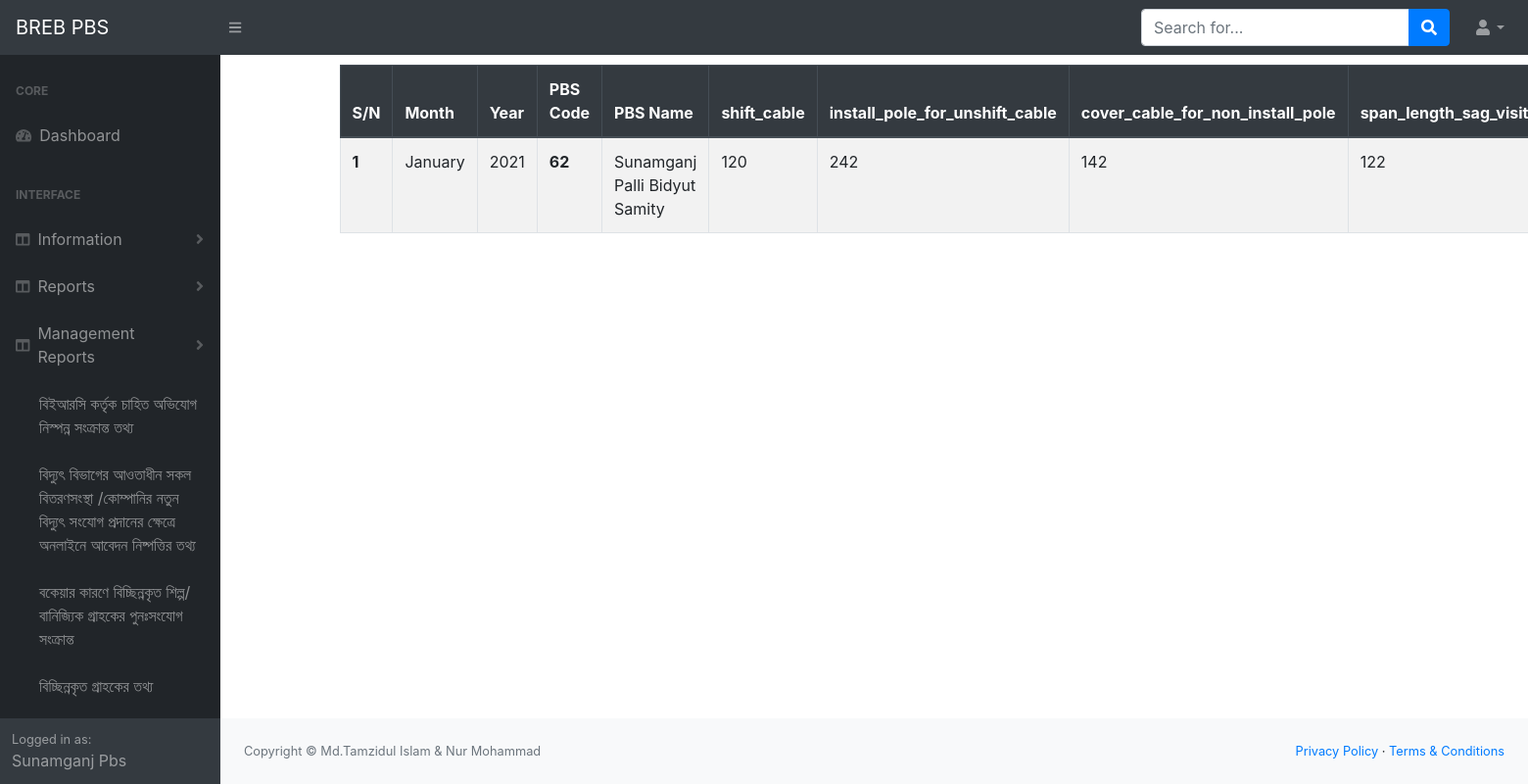
/my-actin-against-accident (signed in), run on an earlier commit of the app's database.
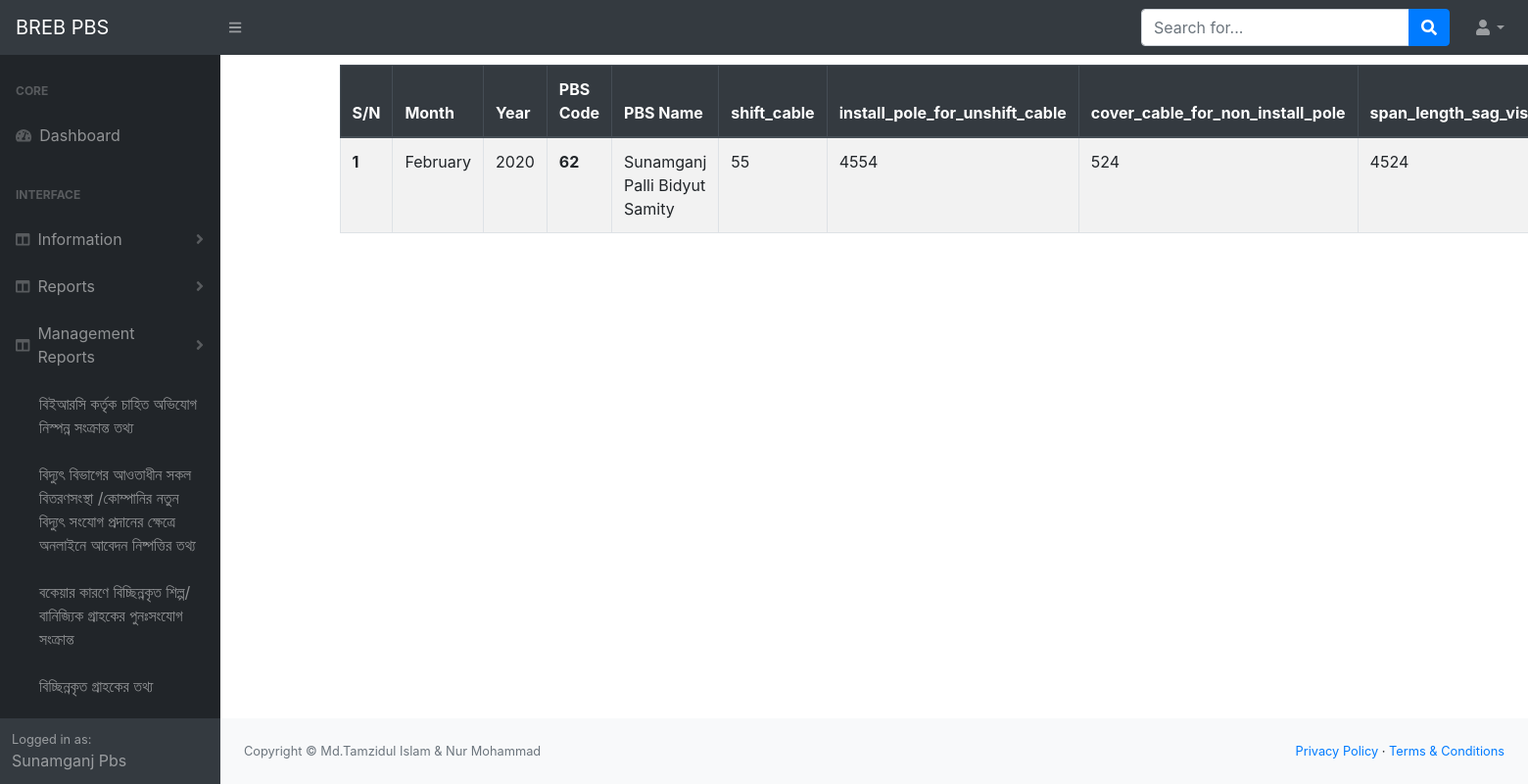
And on a later commit of the database.
### infoapp/models.py (models this page shows, shortened)
class NecessaryActionAgainstAccident(models.Model):
    pbs_code=models.IntegerField(blank=True, null=True)
    management_code=models.IntegerField(blank=True,null=True)
    month=models.CharField(max_length=10, blank=True, null=True)
    year=models.CharField(max_length=10,blank=True, null=True)
    shift_cable=models.CharField(max_length=250, blank=True,null=True)
    install_pole_for_unshift_cable=models.CharField(max_length=250, blank=True, null=True)
    cover_cable_for_non_install_pole=models.CharField(max_length=250, blank=True, null=True)
    span_length_sag_visit=models.CharField(max_length=250, blank=True, null=True)
    risk_unfit_pole_change=models.CharField(max_length=250, blank=True, null=True)
    pdb_risk_pole_check_change=models.CharField(max_length=250, blank=True, null=True)
    electric_line_maintainance_by_instraction=models.TextField(max_length=250, blank=True, null=True)

### infoapp/views.py (the view)
# urls.py: path('my-actin-against-accident', views.my_actin_against_accident , name='my_actin_against_accident'),
def my_actin_against_accident(request):
    current_user=request.user
    user_id=current_user.id
    user_pbs_info=PbsInfo.objects.get(user__pk=user_id)
    pbs_code=user_pbs_info.pbs_code
    print(pbs_code)
    my_data=NecessaryActionAgainstAccident.objects.filter(pbs_code=pbs_code)
    context={'my_data':my_data,'user_pbs_info':user_pbs_info}
    return render(request, 'my_action_against_accident.html',context)

### templates/my_action_against_accident.html (shortened to what this page needs)
{% extends 'base.html'%}
{% block content %}
<div class="container">
    <div class="cow">
        <table class="table table-striped table-bordered" style="margin-top: 10px;">
            <thead class="thead-dark">
              <tr>
                <th scope="col">S/N</th>
                <th scope="col">Month</th>
                <th scope="col">Year</th>
                <th scope="col">PBS Code</th>
                <th scope="col">PBS Name</th>
                <th scope="col">shift_cable</th>
                <th scope="col">install_pole_for_unshift_cable</th>
                <th scope="col">cover_cable_for_non_install_pole</th>
                <th scope="col">span_length_sag_visit </th>
              </tr>
            </thead>
            <tbody>
                {% for my_data in my_data%}
              <tr>
                <th>{{ forloop.counter }}</th>
                <td>{{ my_data.month }}</td>
                <td>{{ my_data.year }}</td>
                <th scope="row">{{ my_data.pbs_code }}</th>
                <td>{{ user_pbs_info.pbs_name }}</td>
                <td>{{ my_data.shift_cable }}</td>
                <td>{{ my_data.install_pole_for_unshift_cable }}</td>
                <td>{{ my_data.cover_cable_for_non_install_pole }}</td>
                <td>{{ my_data.span_length_sag_visit }}</td>
              </tr>
              {% endfor %}
            </tbody>
        </table>
    </div>
</div>
{% endblock %}

What changed in the data, as far as the page shows it:
changed NecessaryActionAgainstAccident: month "January" → "February"; year "2021" → "2020"; shift_cable "120" → "55"; install_pole_for_unshift_cable "242" → "4554"; cover_cable_for_non_install_pole "142" → "524"; span_length_sag_visit "122" → "4524"
